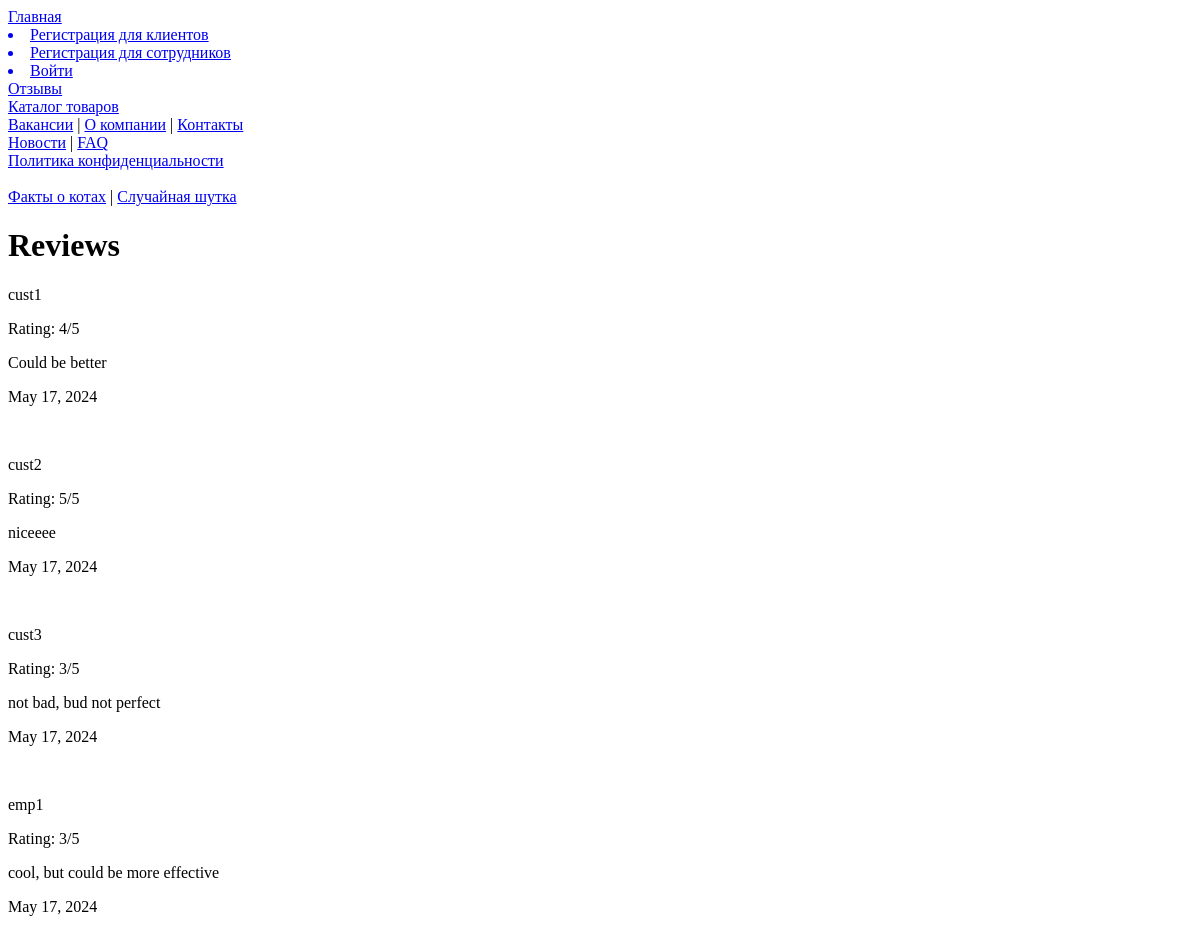
The page /reviews/ on the database as committed earlier.
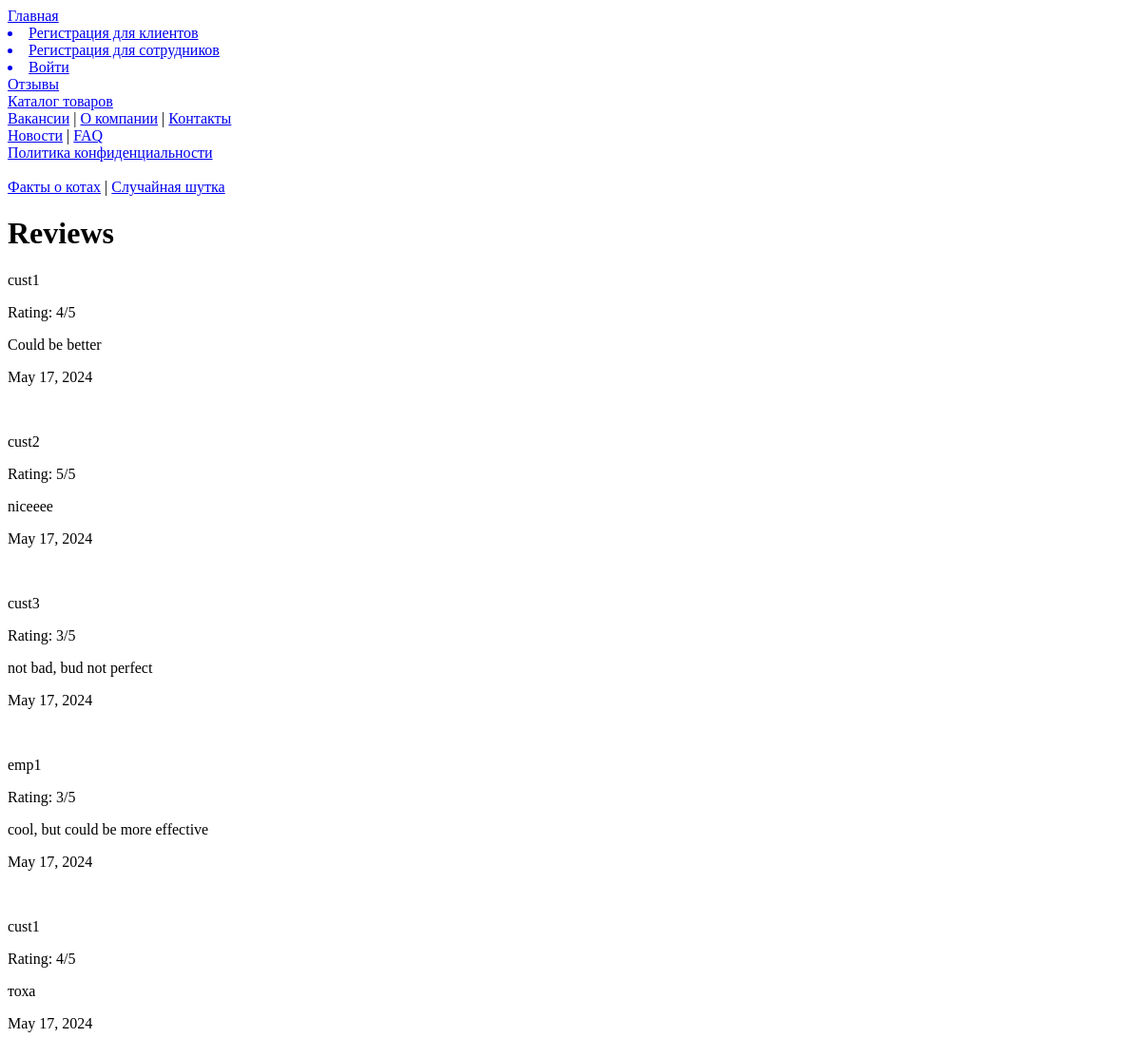
The same page on the database as committed later.
### toyFactory/models.py (models this page shows)
class Review(models.Model):
    sender = models.CharField(max_length=50, default='test')
    rating = models.IntegerField()
    text = models.CharField(max_length=500)
    date = models.DateField(auto_now_add=True)

### toyFactory/views.py (the view)
# urls.py: path('reviews/', views.reviews, name='reviews'),
def reviews(request):
    all_reviews = Review.objects.all()
    name = request.user.username
    context = {
        'object_list': all_reviews,
        'getUserRole': getUserRole(name)
    }
    logging.info(f'reviews: {[review.text for review in all_reviews]}')
    return render(request, 'reviews.html', context)

### toyFactory/views.py (called while the page is built)
def getUserRole(name):
    if name != None:
        user = MyUser.objects.all().filter(username=name).first()
        if user != None:
            role = MyUser.objects.all().filter(username=name).first().role
            return role

### toyFactory/templates/reviews.html (shortened to what this page needs)
{% extends "base.html" %}
{% block header %}Reviews{% endblock header %}
{% block content %}
    {% for review_item in object_list %}
        <div>
            <p>{{ review_item.sender }}</p>
            <p>Rating: {{ review_item.rating }}/5</p>
            <p>{{ review_item.text }}</p>
            <p>{{ review_item.date }}</p>
            <br>
        </div>
    {% endfor %}
{% endblock content %}

Rows that differ between the two databases and show on the page:
added Review: sender "cust1", rating "4", text "тоха", date "May 17, 2024"
